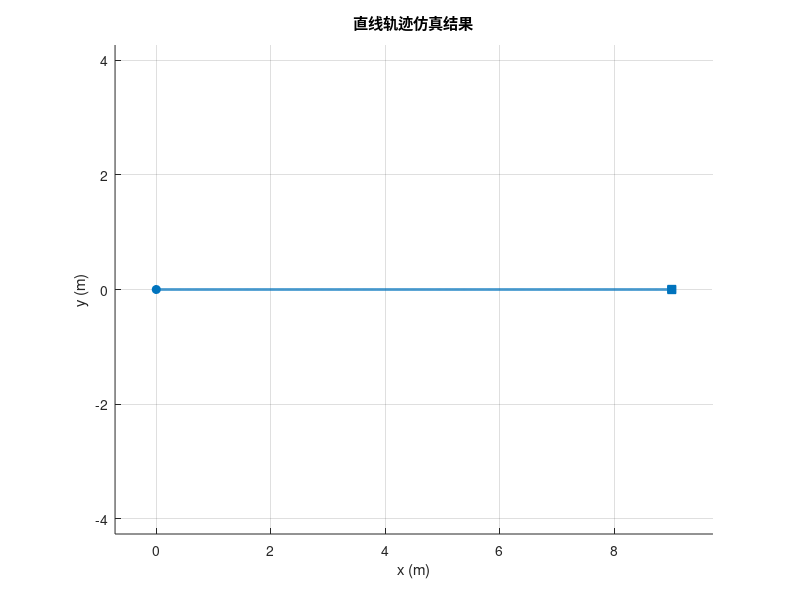
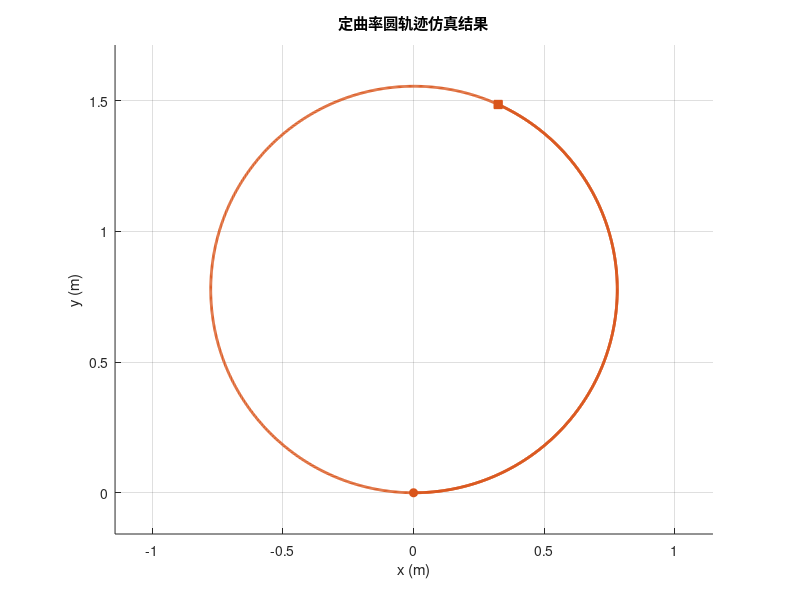
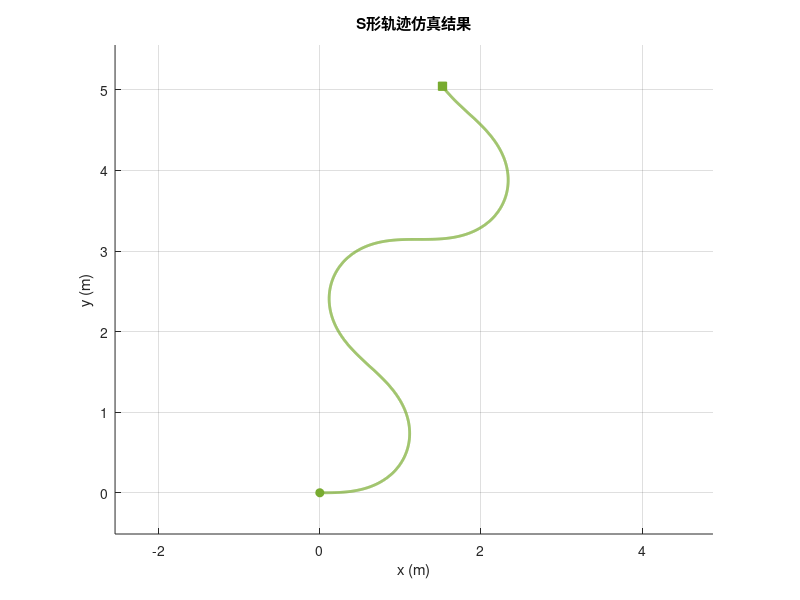
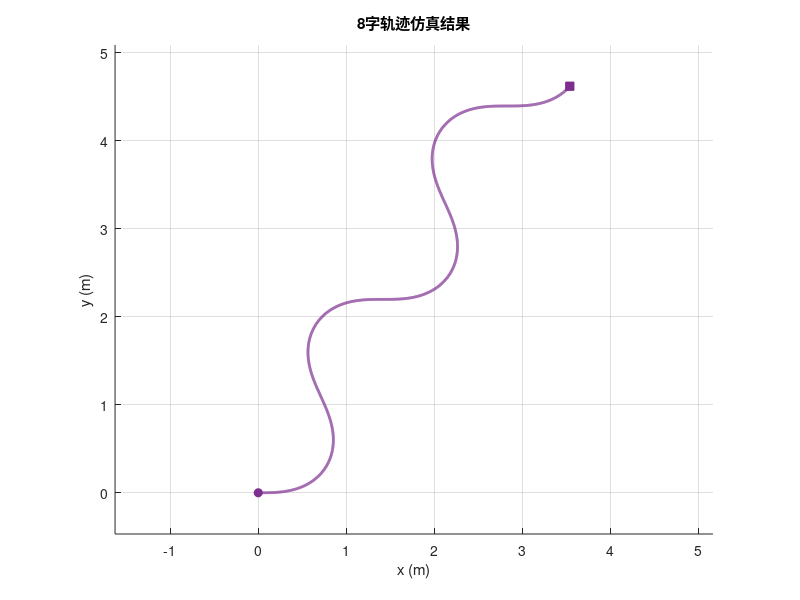

Recreate these plots in MATLAB, in order. (Note: this script raises an error after producing the figures.)
%% 批量运行全部仿真, 保存图片, 输出关键数据
%  轮半径已更新为 r = 0.09 m, 对应驱动轮直径 180 mm

clear; clc; close all; clear functions; rehash toolboxcache;

% 图片输出目录
fig_dir = fullfile(fileparts(mfilename('fullpath')), 'figures');
if ~exist(fig_dir, 'dir'), mkdir(fig_dir); end

fprintf('========== 1. 典型轨迹运动学仿真 (traj_sim) ==========\n');

%% ---- 1.1 运行 traj_sim 仿真 ----
r = 0.09; L = 0.52; dt = 0.01; T = 20;
t_full = 0:dt:T;
x0 = [0;0;0];

cases = {
    struct('name','直线轨迹','color',[0.00,0.45,0.74],'v',@(tt)0.45+0*tt,'w',@(tt)0*tt), ...
    struct('name','定曲率圆轨迹','color',[0.85,0.33,0.10],'v',@(tt)0.35+0*tt,'w',@(tt)0.45+0*tt), ...
    struct('name','S形轨迹','color',[0.47,0.67,0.19],'v',@(tt)0.40+0*tt,'w',@(tt)0.6*sin(0.5*tt)), ...
    struct('name','8字轨迹','color',[0.49,0.18,0.56],'v',@(tt)0.38+0*tt,'w',@(tt)0.7*sin(0.7*tt)) ...
    };
Ncase = numel(cases);
results = cell(Ncase,1);

for i = 1:Ncase
    t_sub = t_full(1:end-1);
    v_cmd = cases{i}.v(t_sub);
    omega_cmd = cases{i}.w(t_sub);
    Nt = numel(t_full);
    x = zeros(1,Nt); y = zeros(1,Nt); theta = zeros(1,Nt);
    x(1)=x0(1); y(1)=x0(2); theta(1)=x0(3);
    wr = (2*v_cmd + omega_cmd*L)/(2*r);
    wl = (2*v_cmd - omega_cmd*L)/(2*r);
    for k = 1:Nt-1
        x(k+1) = x(k) + v_cmd(k)*cos(theta(k))*dt;
        y(k+1) = y(k) + v_cmd(k)*sin(theta(k))*dt;
        theta(k+1) = atan2(sin(theta(k)+omega_cmd(k)*dt), cos(theta(k)+omega_cmd(k)*dt));
    end
    eps_v = 1e-6;
    kappa = omega_cmd ./ max(abs(v_cmd), eps_v);
    s.name = cases{i}.name; s.color = cases{i}.color;
    s.t = t_full; s.x = x; s.y = y; s.theta = theta;
    s.v_cmd = v_cmd; s.omega_cmd = omega_cmd;
    s.wr = wr; s.wl = wl; s.kappa = kappa;
    dx = diff(x); dy = diff(y);
    s.path_len = sum(hypot(dx,dy));
    s.disp_len = hypot(x(end)-x(1), y(end)-y(1));
    s.avg_v = mean(abs(v_cmd));
    s.max_abs_omega = max(abs(omega_cmd));
    s.max_abs_kappa = max(abs(kappa));
    s.final_heading_deg = rad2deg(theta(end));
    results{i} = s;
end

% 打印汇总表
fprintf('%-16s %8s %8s %10s %12s %10s %10s\n', '轨迹类型','路径/m','位移/m','均速m/s','max|ω|','max|κ|','终点°');
for i=1:Ncase
    s = results{i};
    fprintf('%-16s %8.1f %8.3f %10.2f %12.2f %10.3f %10.1f\n', ...
        s.name, s.path_len, s.disp_len, s.avg_v, s.max_abs_omega, s.max_abs_kappa, s.final_heading_deg);
end

% ---- 1.2 保存各轨迹单独图片 ----
traj_files = {'直线.png','圆形.png','s型.png','8字.png'};
for i = 1:Ncase
    s = results{i};
    figure('Color','w','Position',[50,50,600,450]); hold on; grid on; axis equal;
    plot(s.x, s.y, 'LineWidth',2.0, 'Color', s.color);
    plot(s.x(1), s.y(1), 'o', 'Color', s.color, 'MarkerFaceColor', s.color);
    plot(s.x(end), s.y(end), 's', 'Color', s.color, 'MarkerFaceColor', s.color);
    xlabel('x (m)'); ylabel('y (m)'); title([s.name '仿真结果']);
    % 收紧坐标轴范围,减少空白
    xl = xlim; yl = ylim;
    xr = xl(2)-xl(1); yr = yl(2)-yl(1);
    pad = max(xr, yr) * 0.08;  % 8%余量
    xlim([xl(1)-pad, xl(2)+pad]);
    ylim([yl(1)-pad, yl(2)+pad]);
    saveas(gcf, fullfile(fig_dir, traj_files{i}));
    close(gcf);
end

% ---- 1.3 线速度指令 ----
figure('Color','w','Position',[100,50,700,420]); hold on; grid on;
traj_names = cell(1,Ncase);
for i=1:Ncase, s=results{i}; plot(s.t(1:end-1),s.v_cmd,'LineWidth',1.5,'Color',s.color); traj_names{i}=cases{i}.name; end
xlabel('时间 (s)'); ylabel('v (m/s)'); title('线速度指令');
legend(traj_names,'Location','best');
saveas(gcf, fullfile(fig_dir, '线速度指令.png')); close(gcf);

% ---- 1.4 角速度指令 ----
figure('Color','w','Position',[120,70,700,420]); hold on; grid on;
for i=1:Ncase, s=results{i}; plot(s.t(1:end-1),s.omega_cmd,'LineWidth',1.5,'Color',s.color); end
xlabel('时间 (s)'); ylabel('\omega (rad/s)'); title('角速度指令');
legend(traj_names,'Location','best');
saveas(gcf, fullfile(fig_dir, '角速度指令.png')); close(gcf);

% ---- 1.5 左右轮角速度 ----
figure('Color','w','Position',[140,90,700,420]); hold on; grid on;
for i=1:Ncase
    s=results{i};
    plot(s.t(1:end-1),s.wr,'-','LineWidth',1.1,'Color',s.color);
    plot(s.t(1:end-1),s.wl,'--','LineWidth',1.1,'Color',s.color);
end
xlabel('时间 (s)'); ylabel('轮角速度 (rad/s)'); title('左右轮角速度');
legs = {};
for i=1:Ncase, legs{end+1}=[cases{i}.name ' 右轮']; legs{end+1}=[cases{i}.name ' 左轮']; end
legend(legs,'Location','best','FontSize',7);
saveas(gcf, fullfile(fig_dir, '左右轮角速度.png')); close(gcf);

% ---- 1.6 曲率对比 ----
figure('Color','w','Position',[100,50,600,400]); hold on; grid on;
for i=1:Ncase, s=results{i}; plot(s.t(1:end-1),s.kappa,'LineWidth',1.5,'Color',s.color); end
xlabel('时间 (s)'); ylabel('\kappa (1/m)'); title('瞬时曲率对比');
legend('Location','best');
saveas(gcf, fullfile(fig_dir, '曲率变化.png')); close(gcf);

fprintf('\n========== 2. PID控制仿真: 双环 vs 单环 对比 ==========\n');

%% ---- 2. 运行 PID 仿真 (双环 + 单环, 4个场景) ----
scenario_names = {'阶跃响应','定点镇定','S形轨迹','圆形跟踪'};
for SC = 1:4
    fprintf('\n--- 场景%d: %s ---\n', SC, scenario_names{SC});

    % 双环PID仿真
    dual = run_dual_pid(SC);
    % 单环PID仿真(对照组)
    single = run_single_pid(SC);

    % 画对比图 (每个场景拆成独立图片)
    plot_pid_comparison(dual, single, SC, fig_dir, scenario_names{SC});
end

%% ---- 2.1 阶跃响应: 速度误差收敛图 ----
% 从最后一次循环中提取dual和single数据(场景1)
dual_step = run_dual_pid(1);
single_step = run_single_pid(1);
t_s = dual_step.t;
err_dual = dual_step.v_ref - dual_step.v;   % 双环速度误差
err_single = single_step.v_ref - single_step.v;  % 单环速度误差

fig_err = figure('Color','w','Position',[100,100,750,420]);
hold on; grid on;
plot(t_s, err_dual*100, 'b-', 'LineWidth', 2, 'DisplayName', '双环PID');
plot(t_s, err_single*100, 'r--', 'LineWidth', 1.5, 'DisplayName', '单环PID');
xline(2.5, 'k:', '阶跃时刻', 'LineWidth', 1, 'LabelVerticalAlignment', 'bottom');
yline(0, 'k:', 'LineWidth', 0.8);
xlabel('时间 (s)', 'FontSize', 12);
ylabel('速度误差 (cm/s)', 'FontSize', 12);
title('阶跃响应速度误差收敛', 'FontSize', 13);
legend('Location', 'best', 'FontSize', 11);
saveas(fig_err, fullfile(fig_dir, 'pid_step_error_convergence.png'));
close(fig_err);
fprintf('已保存: pid_step_error_convergence.png\n');

% b_pid_control生成独立结果图 (需手动运行)


fprintf('\n========== 3. Hybrid A* 路径规划 + 循迹仿真 ==========\n');

%% ---- 3. Hybrid A* 路径规划 ----
addpath(fileparts(mfilename('fullpath')));
ref_path = c_hybrid_astar();

%% ---- 4. 红外循迹仿真 ----
d_tracking_pid(ref_path);

fprintf('\n========== 5. 剪叉机构运动简图 (e_mechanism_diagram) ==========\n');
e_mechanism_diagram;

fprintf('\n========== 6. 剪叉机构强度校核 (f_lift_strength) ==========\n');
f_lift_strength;

fprintf('\n========== 7. 剪叉机构有限元分析 (g_scissor_lift_fea) ==========\n');
g_scissor_lift_fea;

fprintf('\n========== 全部仿真完成 ==========\n');

%% ===== 局部函数: 双环PID仿真 =====
function res = run_dual_pid(SC)
    r = 0.09; L = 0.52; tau = 0.06; K_motor = 0.327;
    Ts = 0.005; T_sim = 12; t = 0:Ts:T_sim; N = length(t);
    Kp_v = 17.0; Ki_v = 103.0; u_sat = 24;
    Kp_dist = 0.6; Kp_theta = 3.0; Ki_theta = 0.2; Kd_theta = 0.4;
    omega_max = 2.5;

    x = zeros(1,N); y = zeros(1,N); th = zeros(1,N);
    wL = zeros(1,N); wR = zeros(1,N);
    v_cmd = zeros(1,N); w_cmd = zeros(1,N);
    uL = zeros(1,N); uR = zeros(1,N);
    int_th = 0; e_th_prev = 0; int_L = 0; int_R = 0;

    switch SC
        case 1
            v_ref = [zeros(1,floor(N/4)), 0.3*ones(1,N-floor(N/4))];
            w_ref = zeros(1,N);
        case 2
            x_tgt=2.0; y_tgt=1.0; th_tgt=pi/4;
            v_ref=zeros(1,N); w_ref=zeros(1,N);
        case 3
            v_ref=0.30*ones(1,N); w_ref=0.8*sin(1.0*t);
        case 4
            R_c=0.8; w_c=2*pi/16;
            v_ref=R_c*w_c*ones(1,N); w_ref=w_c*ones(1,N);
    end

    for k = 1:N-1
        switch SC
            case 1
                v_cmd(k)=v_ref(k); w_cmd(k)=0;
            case 2
                ex=x_tgt-x(k); ey=y_tgt-y(k); d_err=sqrt(ex^2+ey^2);
                if d_err>0.08, th_des=atan2(ey,ex); else, th_des=th_tgt; end
                e_th=atan2(sin(th_des-th(k)),cos(th_des-th(k)));
                int_th=int_th+e_th*Ts;
                d_th=(e_th-e_th_prev)/Ts;
                w_cmd(k)=Kp_theta*e_th+Ki_theta*int_th+Kd_theta*d_th;
                w_cmd(k)=max(-omega_max,min(omega_max,w_cmd(k)));
                v_cmd(k)=max(0,Kp_dist*d_err);
                if abs(e_th)>pi/3, v_cmd(k)=v_cmd(k)*0.2; end
                if d_err<0.02, v_cmd(k)=0; end
                e_th_prev=e_th;
            case 3
                % 预计算S形参考轨迹
                if k==1
                    x_ref_s = zeros(1,N); y_ref_s = zeros(1,N); th_ref_s = zeros(1,N);
                    for kk=1:N-1
                        x_ref_s(kk+1)=x_ref_s(kk)+v_ref(kk)*cos(th_ref_s(kk))*Ts;
                        y_ref_s(kk+1)=y_ref_s(kk)+v_ref(kk)*sin(th_ref_s(kk))*Ts;
                        th_ref_s(kk+1)=th_ref_s(kk)+w_ref(kk)*Ts;
                    end
                end
                ex_s=x_ref_s(k)-x(k); ey_s=y_ref_s(k)-y(k);
                theta_path_s=th_ref_s(k);
                cross_track_s=-sin(theta_path_s)*ex_s+cos(theta_path_s)*ey_s;
                theta_des_s=theta_path_s+atan(cross_track_s/0.6);
                e_th=atan2(sin(theta_des_s-th(k)),cos(theta_des_s-th(k)));
                int_th=int_th+e_th*Ts;
                d_th=(e_th-e_th_prev)/Ts;
                w_cmd(k)=Kp_theta*e_th+Ki_theta*int_th+Kd_theta*d_th;
                e_th_prev=e_th;
                along_track_s=cos(theta_path_s)*ex_s+sin(theta_path_s)*ey_s;
                v_cmd(k)=v_ref(k)+Kp_dist*along_track_s;
            case 4
                % 参考圆上当前时刻的期望位置
                theta_ref = w_c * t(k);
                x_ref = R_c * cos(theta_ref);  y_ref = R_c * sin(theta_ref);
                % 横向偏差(到圆弧的法向距离)
                theta_path = theta_ref + pi/2;  % 圆弧切线方向
                ex = x_ref - x(k);  ey = y_ref - y(k);
                cross_track = -sin(theta_path)*ex + cos(theta_path)*ey;
                % 航向修正: 基于横向偏差的PD控制
                theta_des = theta_path + atan(cross_track / 0.6);
                e_th = atan2(sin(theta_des-th(k)), cos(theta_des-th(k)));
                int_th = int_th + e_th*Ts;
                d_th = (e_th - e_th_prev)/Ts;
                w_cmd(k) = Kp_theta*e_th + Ki_theta*int_th + Kd_theta*d_th;
                e_th_prev = e_th;
                % 纵向偏差修正
                along_track = cos(theta_path)*ex + sin(theta_path)*ey;
                v_cmd(k) = v_ref(k) + Kp_dist * along_track;
        end

        % 逆运动学 → 内环速度PI
        wL_ref = (2*v_cmd(k)-w_cmd(k)*L)/(2*r);
        wR_ref = (2*v_cmd(k)+w_cmd(k)*L)/(2*r);
        eL=wL_ref-wL(k); eR=wR_ref-wR(k);
        if abs(eL)>5, int_L=0; else, int_L=int_L+eL*Ts; end
        if abs(eR)>5, int_R=0; else, int_R=int_R+eR*Ts; end
        uL(k)=Kp_v*eL+Ki_v*int_L; uR(k)=Kp_v*eR+Ki_v*int_R;
        if abs(uL(k))>u_sat&&sign(uL(k))==sign(eL), uL(k)=sign(uL(k))*u_sat; int_L=int_L-eL*Ts; end
        if abs(uR(k))>u_sat&&sign(uR(k))==sign(eR), uR(k)=sign(uR(k))*u_sat; int_R=int_R-eR*Ts; end

        % 电机动力学 (含负载扰动)
        dist = 1.5*sin(0.8*t(k));  % 正弦摩擦扰动
        wL(k+1)=wL(k)+(K_motor*uL(k)-wL(k)+dist)/tau*Ts;
        wR(k+1)=wR(k)+(K_motor*uR(k)-wR(k)+dist)/tau*Ts;
        v_next=r/2*(wL(k+1)+wR(k+1));
        w_next=r/L*(wR(k+1)-wL(k+1));
        th(k+1)=th(k)+w_next*Ts;
        x(k+1)=x(k)+v_next*cos(th(k+1))*Ts;
        y(k+1)=y(k)+v_next*sin(th(k+1))*Ts;
    end

    res.t=t; res.x=x; res.y=y; res.th=th;
    res.v=r/2*(wL+wR); res.w=r/L*(wR-wL);
    res.v_ref=v_ref; res.w_ref=w_ref;
    res.uL=uL; res.uR=uR;
    res.wL_act=wL; res.wR_act=wR;
    res.name='双环PID'; res.SC=SC;
    if SC==2, res.x_tgt=x_tgt; res.y_tgt=y_tgt; res.th_tgt=th_tgt; end
    if SC==3, res.x_ref_s=x_ref_s; res.y_ref_s=y_ref_s; end
    if SC==4, res.R_c=R_c; end
end

%% ===== 局部函数: 单环PID仿真(对照组) =====
function res = run_single_pid(SC)
    r = 0.09; L = 0.52; tau = 0.06; K_motor = 0.327;
    Ts = 0.005; T_sim = 12; t = 0:Ts:T_sim; N = length(t);
    % 单环PID: 与双环相同的外环参数, 但没有内环PI反馈
    % 外环PID输出速度指令, 直接转电压(无轮速闭环)
    Kp_theta = 3.0; Ki_theta = 0.2; Kd_theta = 0.4;
    Kp_dist = 0.6;
    u_sat = 24; v_max = 0.5; omega_max = 2.5;

    x = zeros(1,N); y = zeros(1,N); th = zeros(1,N);
    wL = zeros(1,N); wR = zeros(1,N);
    v_cmd = zeros(1,N); w_cmd = zeros(1,N);
    uL = zeros(1,N); uR = zeros(1,N);
    int_th = 0; e_th_prev = 0;

    switch SC
        case 1
            v_ref = [zeros(1,floor(N/4)), 0.3*ones(1,N-floor(N/4))];
            w_ref = zeros(1,N);
        case 2
            x_tgt=2.0; y_tgt=1.0; th_tgt=pi/4;
            v_ref=zeros(1,N); w_ref=zeros(1,N);
        case 3
            v_ref=0.30*ones(1,N); w_ref=0.8*sin(1.0*t);
        case 4
            R_c=0.8; w_c=2*pi/16;
            v_ref=R_c*w_c*ones(1,N); w_ref=w_c*ones(1,N);
    end

    for k = 1:N-1
        switch SC
            case 1
                v_cmd(k)=v_ref(k); w_cmd(k)=0;
            case 2
                ex=x_tgt-x(k); ey=y_tgt-y(k); d_err=sqrt(ex^2+ey^2);
                if d_err>0.08, th_des=atan2(ey,ex); else, th_des=th_tgt; end
                e_th=atan2(sin(th_des-th(k)),cos(th_des-th(k)));
                int_th=int_th+e_th*Ts;
                d_th=(e_th-e_th_prev)/Ts;
                w_cmd(k)=Kp_theta*e_th+Ki_theta*int_th+Kd_theta*d_th;
                w_cmd(k)=max(-omega_max,min(omega_max,w_cmd(k)));
                v_cmd(k)=max(0,Kp_dist*d_err);
                if abs(e_th)>pi/3, v_cmd(k)=v_cmd(k)*0.2; end
                if d_err<0.02, v_cmd(k)=0; end
                e_th_prev=e_th;
            case 3
                % 预计算S形参考轨迹
                if k==1
                    x_ref_s = zeros(1,N); y_ref_s = zeros(1,N); th_ref_s = zeros(1,N);
                    for kk=1:N-1
                        x_ref_s(kk+1)=x_ref_s(kk)+v_ref(kk)*cos(th_ref_s(kk))*Ts;
                        y_ref_s(kk+1)=y_ref_s(kk)+v_ref(kk)*sin(th_ref_s(kk))*Ts;
                        th_ref_s(kk+1)=th_ref_s(kk)+w_ref(kk)*Ts;
                    end
                end
                ex_s=x_ref_s(k)-x(k); ey_s=y_ref_s(k)-y(k);
                theta_path_s=th_ref_s(k);
                cross_track_s=-sin(theta_path_s)*ex_s+cos(theta_path_s)*ey_s;
                theta_des_s=theta_path_s+atan(cross_track_s/0.6);
                e_th=atan2(sin(theta_des_s-th(k)),cos(theta_des_s-th(k)));
                int_th=int_th+e_th*Ts;
                d_th=(e_th-e_th_prev)/Ts;
                w_cmd(k)=Kp_theta*e_th+Ki_theta*int_th+Kd_theta*d_th;
                e_th_prev=e_th;
                along_track_s=cos(theta_path_s)*ex_s+sin(theta_path_s)*ey_s;
                v_cmd(k)=v_ref(k)+Kp_dist*along_track_s;
            case 4
                theta_ref = w_c * t(k);
                x_ref = R_c * cos(theta_ref);  y_ref = R_c * sin(theta_ref);
                theta_path = theta_ref + pi/2;
                ex_r = x_ref - x(k);  ey_r = y_ref - y(k);
                cross_track = -sin(theta_path)*ex_r + cos(theta_path)*ey_r;
                along_track = cos(theta_path)*ex_r + sin(theta_path)*ey_r;
                theta_des = theta_path + atan(cross_track / 0.6);
                e_th = atan2(sin(theta_des-th(k)), cos(theta_des-th(k)));
                int_th = int_th + e_th*Ts;
                d_th = (e_th - e_th_prev)/Ts;
                w_cmd(k) = Kp_theta*e_th + Ki_theta*int_th + Kd_theta*d_th;
                e_th_prev = e_th;
                v_cmd(k) = v_ref(k) + Kp_dist * along_track;
        end

        v_cmd(k) = max(-v_max, min(v_max, v_cmd(k)));
        w_cmd(k) = max(-omega_max, min(omega_max, w_cmd(k)));

        % 单环: 逆运动学→直接转电压 (没有内环PI跟踪轮速)
        wL_des = (2*v_cmd(k)-w_cmd(k)*L)/(2*r);
        wR_des = (2*v_cmd(k)+w_cmd(k)*L)/(2*r);
        uL(k) = wL_des / K_motor;
        uR(k) = wR_des / K_motor;
        uL(k) = max(-u_sat, min(u_sat, uL(k)));
        uR(k) = max(-u_sat, min(u_sat, uR(k)));

        % 电机动力学 (含相同负载扰动)
        dist = 1.5*sin(0.8*t(k));
        wL(k+1) = wL(k) + (K_motor*uL(k)-wL(k)+dist)/tau*Ts;
        wR(k+1) = wR(k) + (K_motor*uR(k)-wR(k)+dist)/tau*Ts;
        v_next = r/2*(wL(k+1)+wR(k+1));
        w_next = r/L*(wR(k+1)-wL(k+1));
        th(k+1) = th(k) + w_next*Ts;
        x(k+1) = x(k) + v_next*cos(th(k+1))*Ts;
        y(k+1) = y(k) + v_next*sin(th(k+1))*Ts;
    end

    res.t=t; res.x=x; res.y=y; res.th=th;
    res.v=r/2*(wL+wR); res.w=r/L*(wR-wL);
    res.v_ref=v_ref; res.w_ref=w_ref;
    res.uL=uL; res.uR=uR;
    res.name='单环PID'; res.SC=SC;
    if SC==2, res.x_tgt=x_tgt; res.y_tgt=y_tgt; res.th_tgt=th_tgt; end
    if SC==4, res.R_c=R_c; end
end

%% ===== 局部函数: 对比图 (每个场景拆成独立图片) =====
function plot_pid_comparison(dual, single, SC, fig_dir, sc_name)
    t = dual.t;
    fnames = {'step','point','scurve','circle'};

    % ---- 图1: 轨迹对比 (S形和圆形加局部放大) ----
    fig1 = figure('Color','w','Position',[50,50,700,550]);
    hold on; grid on; axis equal;
    plot(dual.x, dual.y, 'b-', 'LineWidth',2, 'DisplayName','双环PID');
    plot(single.x, single.y, 'r--', 'LineWidth',1.8, 'DisplayName','单环PID');
    if SC==2
        plot(dual.x_tgt, dual.y_tgt, 'k*', 'MarkerSize',15, 'LineWidth',2, 'DisplayName','目标点');
    elseif SC==3
        % 绘制S形参考轨迹
        if isfield(dual,'x_ref_s')
            plot(dual.x_ref_s, dual.y_ref_s, 'k:', 'LineWidth',1.5, 'DisplayName','参考轨迹');
        end
    elseif SC==4
        th_p = linspace(0,2*pi,200);
        plot(dual.R_c*cos(th_p), dual.R_c*sin(th_p), 'k--', 'LineWidth',1.5, 'DisplayName','参考圆');
    end
    xlabel('X (m)'); ylabel('Y (m)');
    title(sprintf('%s — 轨迹对比', sc_name));
    legend('Location','best');
    % S形加局部放大
    if SC==3
        ax_zoom = axes('Position',[0.15,0.58,0.32,0.32]);
        box on; hold on; grid on;
        plot(dual.x, dual.y, 'b-', 'LineWidth',1.5);
        plot(single.x, single.y, 'r--', 'LineWidth',1.2);
        xlim([0.3,1.0]); ylim([0.6,1.4]);
        title('局部放大');
    end
    saveas(fig1, fullfile(fig_dir, sprintf('pid_%s_1轨迹对比.png', fnames{SC})));
    close(fig1);

    % ---- 图2: 线速度对比 ----
    fig2 = figure('Color','w','Position',[100,100,700,450]);
    hold on; grid on;
    if SC~=2, plot(t, dual.v_ref, 'k:', 'LineWidth',1.5, 'DisplayName','参考'); end
    plot(t, dual.v, 'b-', 'LineWidth',1.8, 'DisplayName','双环PID');
    plot(t, single.v, 'r--', 'LineWidth',1.5, 'DisplayName','单环PID');
    xlabel('时间 (s)'); ylabel('v (m/s)');
    title(sprintf('%s — 线速度对比', sc_name));
    legend('Location','best');
    saveas(fig2, fullfile(fig_dir, sprintf('pid_%s_2线速度对比.png', fnames{SC})));
    close(fig2);

    % ---- 图3: 角速度对比 ----
    fig3 = figure('Color','w','Position',[150,150,700,450]);
    hold on; grid on;
    if SC==4, plot(t, dual.w_ref, 'k:', 'LineWidth',1.5, 'DisplayName','参考'); end
    plot(t, dual.w, 'b-', 'LineWidth',1.8, 'DisplayName','双环PID');
    plot(t, single.w, 'r--', 'LineWidth',1.5, 'DisplayName','单环PID');
    xlabel('时间 (s)'); ylabel('\omega (rad/s)');
    title(sprintf('%s — 角速度对比', sc_name));
    legend('Location','best');
    saveas(fig3, fullfile(fig_dir, sprintf('pid_%s_3角速度对比.png', fnames{SC})));
    close(fig3);

    % ---- 图4: 电机电压对比 ----
    fig4 = figure('Color','w','Position',[200,200,700,450]);
    hold on; grid on;
    plot(t, dual.uL, 'b-', 'LineWidth',1.2, 'DisplayName','双环 左轮');
    plot(t, dual.uR, 'b--', 'LineWidth',1.2, 'DisplayName','双环 右轮');
    plot(t, single.uL, 'r-', 'LineWidth',1.0, 'DisplayName','单环 左轮');
    plot(t, single.uR, 'r--', 'LineWidth',1.0, 'DisplayName','单环 右轮');
    yline(24, 'k:', 'LineWidth',1); yline(-24, 'k:', 'LineWidth',1);
    xlabel('时间 (s)'); ylabel('电压 (V)');
    title(sprintf('%s — 电机电压对比', sc_name));
    legend('Location','best');
    saveas(fig4, fullfile(fig_dir, sprintf('pid_%s_4电压对比.png', fnames{SC})));
    close(fig4);

    % ---- 打印性能指标对比 ----
    idx_ss = floor(0.75*length(t)):length(t);
    fprintf('\n  %-10s | %-12s | %-12s\n', '指标', '双环PID', '单环PID');
    fprintf('  %s\n', repmat('-',1,40));
    switch SC
        case 1
            d_err = mean(abs(dual.v_ref(idx_ss)-dual.v(idx_ss)));
            s_err = mean(abs(single.v_ref(idx_ss)-single.v(idx_ss)));
            fprintf('  %-10s | %10.4f   | %10.4f\n', '速度稳态误差', d_err, s_err);
        case 2
            d_pos = sqrt((dual.x_tgt-dual.x(end))^2+(dual.y_tgt-dual.y(end))^2);
            s_pos = sqrt((single.x_tgt-single.x(end))^2+(single.y_tgt-single.y(end))^2);
            d_th = abs(rad2deg(atan2(sin(dual.th_tgt-dual.th(end)),cos(dual.th_tgt-dual.th(end)))));
            s_th = abs(rad2deg(atan2(sin(single.th_tgt-single.th(end)),cos(single.th_tgt-single.th(end)))));
            fprintf('  %-10s | %8.4f m  | %8.4f m\n', '位置误差', d_pos, s_pos);
            fprintf('  %-10s | %8.2f°    | %8.2f°\n', '航向误差', d_th, s_th);
        case 3
            d_rmse = sqrt(mean(dual.w(idx_ss).^2));
            s_rmse = sqrt(mean(single.w(idx_ss).^2));
            fprintf('  %-10s | %10.4f   | %10.4f\n', '角速度RMSE', d_rmse, s_rmse);
        case 4
            d_vr = sqrt(mean((dual.v_ref(idx_ss)-dual.v(idx_ss)).^2));
            s_vr = sqrt(mean((single.v_ref(idx_ss)-single.v(idx_ss)).^2));
            d_wr = sqrt(mean((dual.w_ref(idx_ss)-dual.w(idx_ss)).^2));
            s_wr = sqrt(mean((single.w_ref(idx_ss)-single.w(idx_ss)).^2));
            d_dist = abs(sqrt(dual.x.^2+dual.y.^2)-dual.R_c);
            s_dist = abs(sqrt(single.x.^2+single.y.^2)-single.R_c);
            fprintf('  %-10s | %10.4f   | %10.4f\n', '线速度RMSE', d_vr, s_vr);
            fprintf('  %-10s | %10.4f   | %10.4f\n', '角速度RMSE', d_wr, s_wr);
            fprintf('  %-10s | %10.4f   | %10.4f\n', '轨迹圆度RMSE', ...
                sqrt(mean(d_dist(idx_ss).^2)), sqrt(mean(s_dist(idx_ss).^2)));
    end
end
